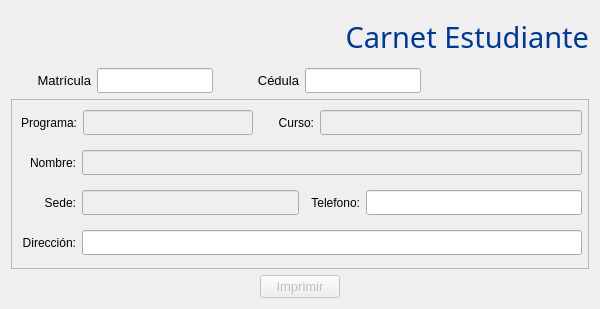
<?xml version="1.0" encoding="UTF-8"?>
<ui version="4.0">
 <class>carnet_form</class>
 <widget class="QWidget" name="carnet_form">
  <property name="geometry">
   <rect>
    <x>0</x>
    <y>0</y>
    <width>600</width>
    <height>309</height>
   </rect>
  </property>
  <property name="windowTitle">
   <string>CONTROL DE ESTUDIOS</string>
  </property>
  <property name="windowIcon">
   <iconset resource="icons.qrc">
    <normaloff>:/new/prefix1/iconos/esfera48.png</normaloff>:/new/prefix1/iconos/esfera48.png</iconset>
  </property>
  <layout class="QVBoxLayout" name="verticalLayout">
   <item>
    <widget class="QLabel" name="label_3">
     <property name="font">
      <font>
       <family>Gill Sans MT</family>
       <pointsize>22</pointsize>
       <weight>50</weight>
       <italic>false</italic>
       <bold>false</bold>
      </font>
     </property>
     <property name="styleSheet">
      <string notr="true">font: 22pt &quot;Gill Sans MT&quot;;
color: rgb(00,56,147);</string>
     </property>
     <property name="text">
      <string>Carnet Estudiante</string>
     </property>
     <property name="alignment">
      <set>Qt::AlignRight|Qt::AlignTrailing|Qt::AlignVCenter</set>
     </property>
    </widget>
   </item>
   <item>
    <layout class="QHBoxLayout" name="horizontalLayout">
     <item>
      <widget class="QLabel" name="label">
       <property name="minimumSize">
        <size>
         <width>80</width>
         <height>0</height>
        </size>
       </property>
       <property name="font">
        <font>
         <family>Segoe UI</family>
         <pointsize>10</pointsize>
        </font>
       </property>
       <property name="text">
        <string>Matrícula</string>
       </property>
       <property name="alignment">
        <set>Qt::AlignRight|Qt::AlignTrailing|Qt::AlignVCenter</set>
       </property>
      </widget>
     </item>
     <item>
      <widget class="QLineEdit" name="matricula">
       <property name="minimumSize">
        <size>
         <width>0</width>
         <height>25</height>
        </size>
       </property>
       <property name="maximumSize">
        <size>
         <width>116</width>
         <height>16777215</height>
        </size>
       </property>
       <property name="font">
        <font>
         <family>Segoe UI</family>
         <pointsize>9</pointsize>
        </font>
       </property>
      </widget>
     </item>
     <item>
      <widget class="QLabel" name="label_2">
       <property name="minimumSize">
        <size>
         <width>80</width>
         <height>0</height>
        </size>
       </property>
       <property name="font">
        <font>
         <family>Segoe UI</family>
         <pointsize>10</pointsize>
        </font>
       </property>
       <property name="text">
        <string>Cédula</string>
       </property>
       <property name="alignment">
        <set>Qt::AlignRight|Qt::AlignTrailing|Qt::AlignVCenter</set>
       </property>
      </widget>
     </item>
     <item>
      <widget class="QLineEdit" name="cedula">
       <property name="minimumSize">
        <size>
         <width>116</width>
         <height>25</height>
        </size>
       </property>
       <property name="maximumSize">
        <size>
         <width>116</width>
         <height>16777215</height>
        </size>
       </property>
       <property name="font">
        <font>
         <family>Segoe UI</family>
         <pointsize>9</pointsize>
        </font>
       </property>
      </widget>
     </item>
     <item>
      <spacer name="horizontalSpacer_3">
       <property name="orientation">
        <enum>Qt::Horizontal</enum>
       </property>
       <property name="sizeHint" stdset="0">
        <size>
         <width>40</width>
         <height>20</height>
        </size>
       </property>
      </spacer>
     </item>
    </layout>
   </item>
   <item>
    <widget class="QFrame" name="frame">
     <property name="minimumSize">
      <size>
       <width>0</width>
       <height>170</height>
      </size>
     </property>
     <property name="frameShape">
      <enum>QFrame::StyledPanel</enum>
     </property>
     <property name="frameShadow">
      <enum>QFrame::Raised</enum>
     </property>
     <widget class="QWidget" name="layoutWidget">
      <property name="geometry">
       <rect>
        <x>10</x>
        <y>10</y>
        <width>561</width>
        <height>27</height>
       </rect>
      </property>
      <layout class="QHBoxLayout" name="horizontalLayout_3">
       <item>
        <widget class="QLabel" name="label_4">
         <property name="font">
          <font>
           <family>Segoe UI</family>
           <pointsize>9</pointsize>
          </font>
         </property>
         <property name="text">
          <string>Programa:</string>
         </property>
         <property name="alignment">
          <set>Qt::AlignRight|Qt::AlignTrailing|Qt::AlignVCenter</set>
         </property>
        </widget>
       </item>
       <item>
        <widget class="QLineEdit" name="programa">
         <property name="enabled">
          <bool>false</bool>
         </property>
         <property name="minimumSize">
          <size>
           <width>170</width>
           <height>25</height>
          </size>
         </property>
         <property name="maximumSize">
          <size>
           <width>170</width>
           <height>16777215</height>
          </size>
         </property>
         <property name="font">
          <font>
           <family>Segoe UI</family>
           <pointsize>9</pointsize>
          </font>
         </property>
        </widget>
       </item>
       <item>
        <widget class="QLabel" name="label_5">
         <property name="minimumSize">
          <size>
           <width>55</width>
           <height>0</height>
          </size>
         </property>
         <property name="font">
          <font>
           <family>Segoe UI</family>
           <pointsize>9</pointsize>
          </font>
         </property>
         <property name="text">
          <string>Curso:</string>
         </property>
         <property name="alignment">
          <set>Qt::AlignRight|Qt::AlignTrailing|Qt::AlignVCenter</set>
         </property>
        </widget>
       </item>
       <item>
        <widget class="QLineEdit" name="curso">
         <property name="enabled">
          <bool>false</bool>
         </property>
         <property name="minimumSize">
          <size>
           <width>170</width>
           <height>25</height>
          </size>
         </property>
        </widget>
       </item>
      </layout>
     </widget>
     <widget class="QWidget" name="layoutWidget">
      <property name="geometry">
       <rect>
        <x>10</x>
        <y>50</y>
        <width>561</width>
        <height>27</height>
       </rect>
      </property>
      <layout class="QHBoxLayout" name="horizontalLayout_4">
       <item>
        <widget class="QLabel" name="label_6">
         <property name="minimumSize">
          <size>
           <width>55</width>
           <height>0</height>
          </size>
         </property>
         <property name="font">
          <font>
           <family>Segoe UI</family>
           <pointsize>9</pointsize>
          </font>
         </property>
         <property name="text">
          <string>Nombre:</string>
         </property>
         <property name="alignment">
          <set>Qt::AlignRight|Qt::AlignTrailing|Qt::AlignVCenter</set>
         </property>
        </widget>
       </item>
       <item>
        <widget class="QLineEdit" name="nombre">
         <property name="enabled">
          <bool>false</bool>
         </property>
         <property name="minimumSize">
          <size>
           <width>0</width>
           <height>25</height>
          </size>
         </property>
        </widget>
       </item>
      </layout>
     </widget>
     <widget class="QWidget" name="layoutWidget">
      <property name="geometry">
       <rect>
        <x>10</x>
        <y>90</y>
        <width>561</width>
        <height>27</height>
       </rect>
      </property>
      <layout class="QHBoxLayout" name="horizontalLayout_5">
       <item>
        <widget class="QLabel" name="label_7">
         <property name="minimumSize">
          <size>
           <width>55</width>
           <height>0</height>
          </size>
         </property>
         <property name="font">
          <font>
           <family>Segoe UI</family>
           <pointsize>9</pointsize>
          </font>
         </property>
         <property name="text">
          <string>Sede:</string>
         </property>
         <property name="alignment">
          <set>Qt::AlignRight|Qt::AlignTrailing|Qt::AlignVCenter</set>
         </property>
        </widget>
       </item>
       <item>
        <widget class="QLineEdit" name="sede">
         <property name="enabled">
          <bool>false</bool>
         </property>
         <property name="minimumSize">
          <size>
           <width>0</width>
           <height>25</height>
          </size>
         </property>
        </widget>
       </item>
       <item>
        <widget class="QLabel" name="label_8">
         <property name="minimumSize">
          <size>
           <width>55</width>
           <height>0</height>
          </size>
         </property>
         <property name="font">
          <font>
           <family>Segoe UI</family>
           <pointsize>9</pointsize>
          </font>
         </property>
         <property name="text">
          <string>Telefono:</string>
         </property>
         <property name="alignment">
          <set>Qt::AlignRight|Qt::AlignTrailing|Qt::AlignVCenter</set>
         </property>
        </widget>
       </item>
       <item>
        <widget class="QLineEdit" name="telefono">
         <property name="enabled">
          <bool>true</bool>
         </property>
         <property name="minimumSize">
          <size>
           <width>0</width>
           <height>25</height>
          </size>
         </property>
        </widget>
       </item>
      </layout>
     </widget>
     <widget class="QWidget" name="layoutWidget">
      <property name="geometry">
       <rect>
        <x>10</x>
        <y>130</y>
        <width>561</width>
        <height>27</height>
       </rect>
      </property>
      <layout class="QHBoxLayout" name="horizontalLayout_6">
       <item>
        <widget class="QLabel" name="label_9">
         <property name="minimumSize">
          <size>
           <width>55</width>
           <height>0</height>
          </size>
         </property>
         <property name="font">
          <font>
           <family>Segoe UI</family>
           <pointsize>9</pointsize>
          </font>
         </property>
         <property name="text">
          <string>Dirección:</string>
         </property>
         <property name="alignment">
          <set>Qt::AlignRight|Qt::AlignTrailing|Qt::AlignVCenter</set>
         </property>
        </widget>
       </item>
       <item>
        <widget class="QLineEdit" name="dir">
         <property name="enabled">
          <bool>true</bool>
         </property>
         <property name="minimumSize">
          <size>
           <width>0</width>
           <height>25</height>
          </size>
         </property>
        </widget>
       </item>
      </layout>
     </widget>
    </widget>
   </item>
   <item>
    <layout class="QHBoxLayout" name="horizontalLayout_2">
     <item>
      <spacer name="horizontalSpacer">
       <property name="orientation">
        <enum>Qt::Horizontal</enum>
       </property>
       <property name="sizeHint" stdset="0">
        <size>
         <width>40</width>
         <height>20</height>
        </size>
       </property>
      </spacer>
     </item>
     <item>
      <widget class="QPushButton" name="imprimir">
       <property name="enabled">
        <bool>false</bool>
       </property>
       <property name="font">
        <font>
         <family>Segoe UI</family>
         <pointsize>10</pointsize>
        </font>
       </property>
       <property name="text">
        <string>Imprimir</string>
       </property>
      </widget>
     </item>
     <item>
      <spacer name="horizontalSpacer_2">
       <property name="orientation">
        <enum>Qt::Horizontal</enum>
       </property>
       <property name="sizeHint" stdset="0">
        <size>
         <width>40</width>
         <height>20</height>
        </size>
       </property>
      </spacer>
     </item>
    </layout>
   </item>
  </layout>
 </widget>
 <resources>
  <include location="icons.qrc"/>
 </resources>
 <connections/>
</ui>
